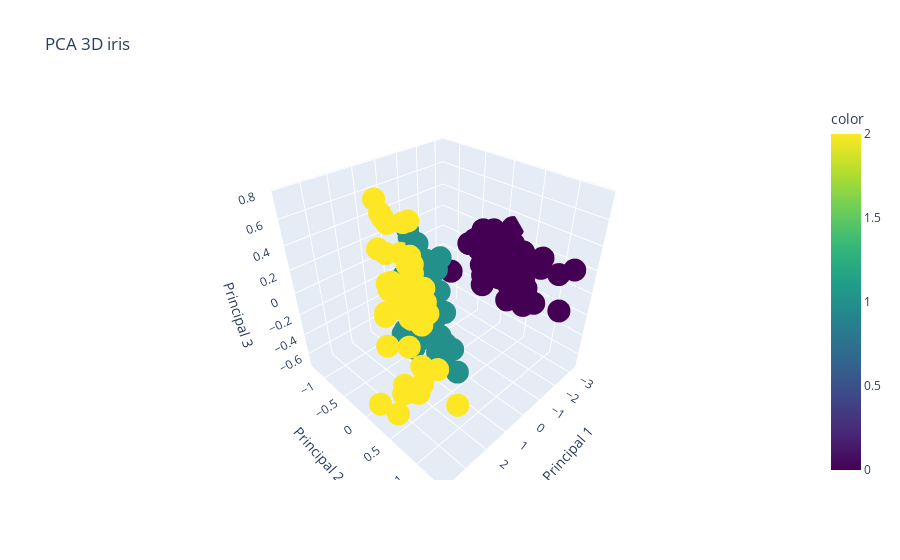

The notebook cell this image was saved under:
### Code cell
import plotly.express as px

px.scatter_3d(
    x= X_pca[:,0],
    y= X_pca[:,1],
    z= X_pca[:,2],
    color=y,
    color_continuous_scale='viridis',
    title='PCA 3D iris',
    labels={
        'x': 'Principal 1',
        'y': 'Principal 2',
        'z': 'Principal 3'
    }
    )

### Figure 1 — Plotly figure (JSON) as saved in the notebook; plotly's stock layout.template omitted (floating-point values rounded to 4 significant figures; data arrays with more than 128 entries replaced by an {"elided": "..."} marker saying what was removed)
{"data": [{"hovertemplate": "Principal 1=%{x}<br>Principal 2=%{y}<br>Principal 3=%{z}<br>color=%{marker.color}<extra></extra>", "legendgroup": "", "marker": {"color": {"elided": "150 int values"}, "coloraxis": "coloraxis", "symbol": "circle"}, "mode": "markers", "name": "", "scene": "scene", "showlegend": false, "type": "scatter3d", "x": {"elided": "150 float values"}, "y": {"elided": "150 float values"}, "z": {"elided": "150 float values"}}], "layout": {"coloraxis": {"colorbar": {"title": {"text": "color"}}, "colorscale": [[0, "#440154"], [0.1111, "#482878"], [0.2222, "#3e4989"], [0.3333, "#31688e"], [0.4444, "#26828e"], [0.5556, "#1f9e89"], [0.6667, "#35b779"], [0.7778, "#6ece58"], [0.8889, "#b5de2b"], [1, "#fde725"]]}, "legend": {"tracegroupgap": 0}, "scene": {"domain": {"x": [0, 1], "y": [0, 1]}, "xaxis": {"title": {"text": "Principal 1"}}, "yaxis": {"title": {"text": "Principal 2"}}, "zaxis": {"title": {"text": "Principal 3"}}}, "title": {"text": "PCA 3D iris"}}}
